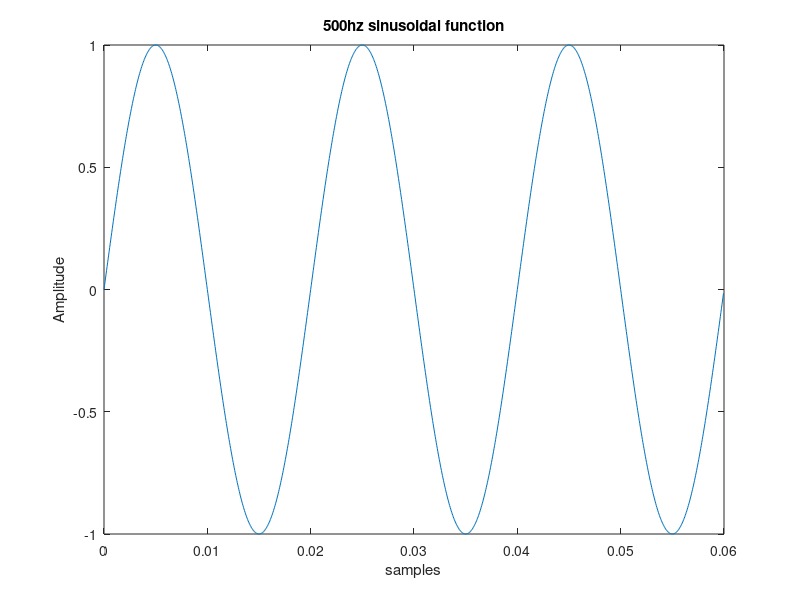
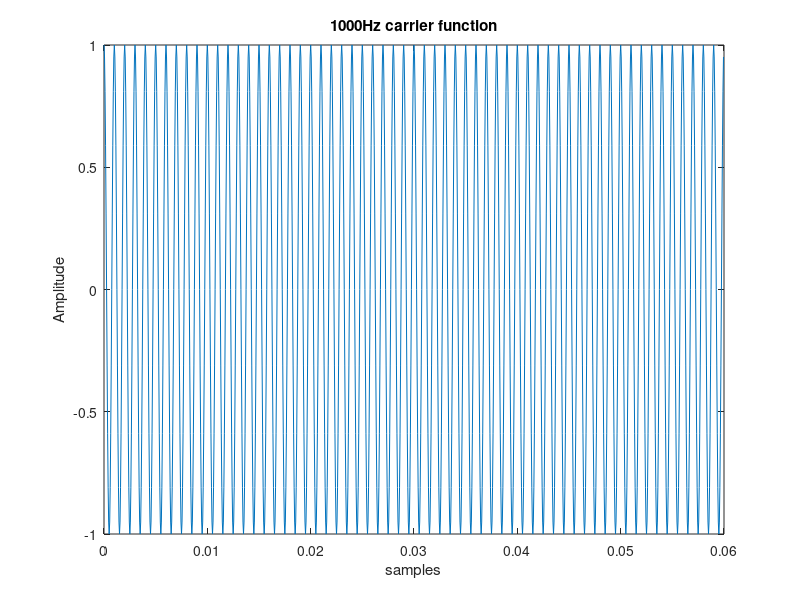
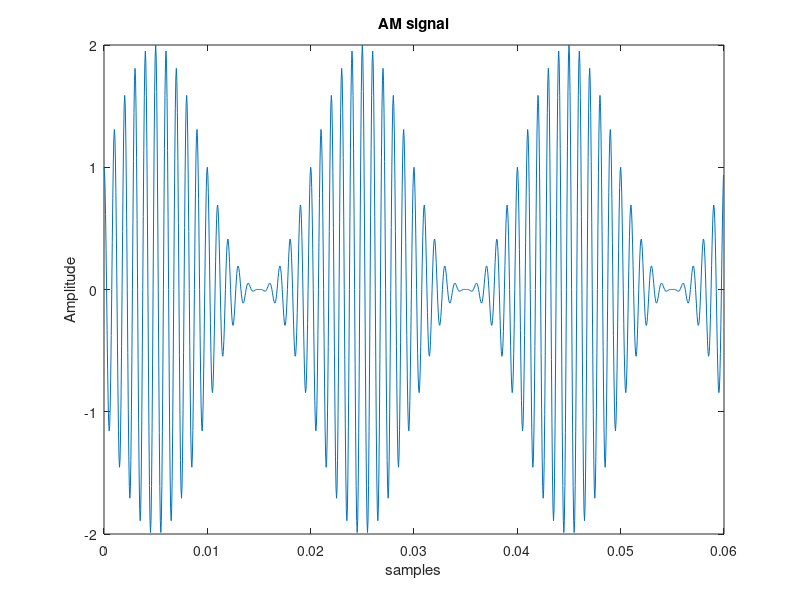
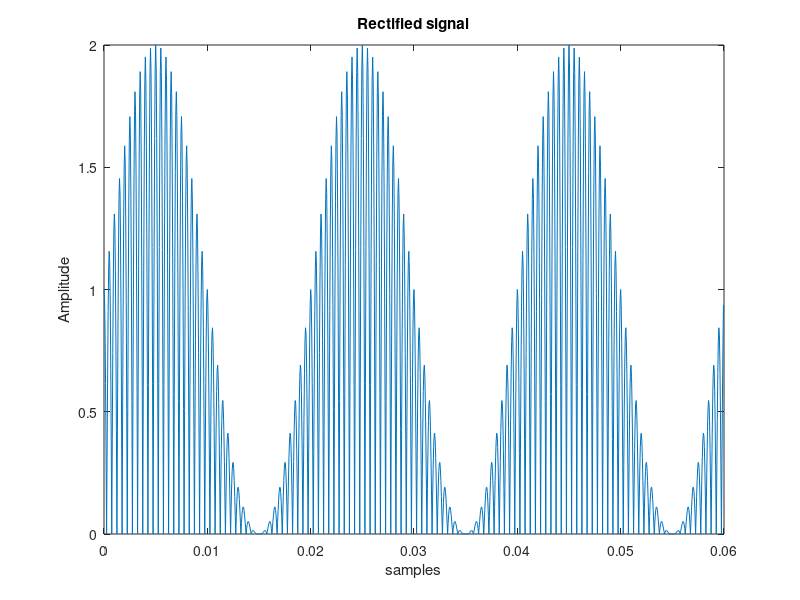

Here is the MATLAB script that generated these plots, in order: (Note: this script raises an error after producing the figures.)
clear;
close all;
clc;

f = 50;
T = 1/f;
fs = 20000;
Ts = 1/fs;
t = 0:Ts:1199*Ts;
x = sin(2*pi*f*t);
figure;plot(t,x);
xlabel("samples");
ylabel("Amplitude");
title('500hz sinusoidal function');

fc = 1000;
carrier = cos(2*pi*fc*t);
figure;plot(t,carrier);
xlabel("samples");
ylabel("Amplitude");
title('1000Hz carrier function');

M = 1;
mt = (x + M).*carrier;
figure;plot(t,mt);
xlabel("samples");
ylabel("Amplitude");
title('AM signal');

Rectified_signal = abs(mt);
figure;plot(t,Rectified_signal);
xlabel("samples");
ylabel("Amplitude");
title('Rectified signal');

B = 0:10:160;
B = B./10000;
B = [B 1];
a = [ones(1, 16) 0 0];
b = firpm(63, B, a);
F = fft(b);
F = fftshift(F);
step = fs/length(F);
n = -fs/2+step:step:fs/2;
figure;plot(n,abs(F));
ylabel("Amplitude");
xlabel("samples");
title("Filter");

C = conv(Rectified_signal, b);
t = 0:Ts:1262*Ts;
figure;plot(t,C);
xlabel("samples");
ylabel("Amplitude");
title('Original function at the end');
